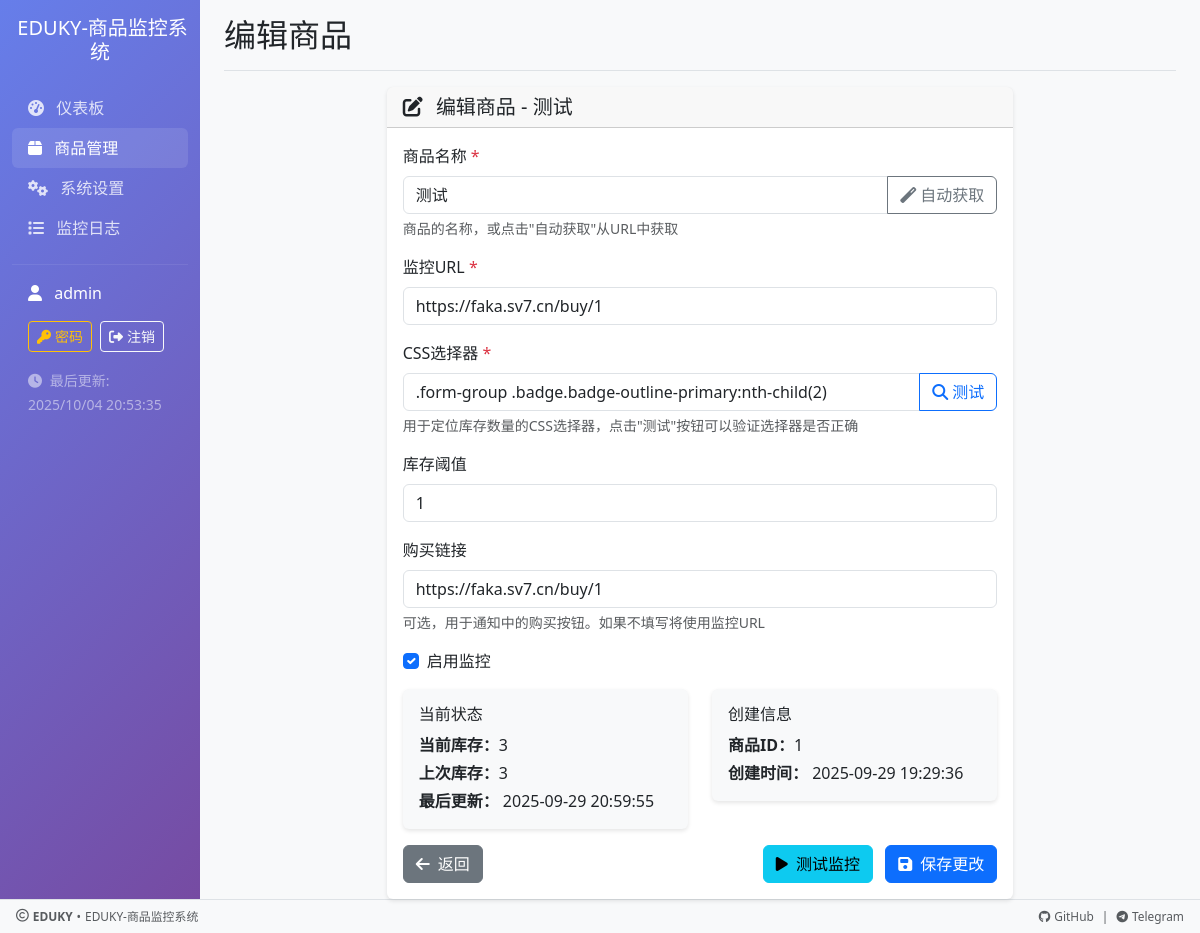
Page /edit_product/1 (signed in) on the committed database.
### main.py (models this page shows, shortened)
class User(db.Model):
    __tablename__ = 'users'
    id = db.Column(db.Integer, primary_key=True)
    username = db.Column(db.String(80), unique=True, nullable=False)
    password_hash = db.Column(db.String(120), nullable=False)
    is_active = db.Column(db.Boolean, default=True)
    created_at = db.Column(db.DateTime, default=lambda: get_internet_time().replace(tzinfo=None))
    last_login = db.Column(db.DateTime)
    must_change_password = db.Column(db.Boolean, default=True)  # 强制修改密码标记

class Product(db.Model):
    __tablename__ = 'products'
    id = db.Column(db.Integer, primary_key=True)
    name = db.Column(db.String(200), nullable=False)
    url = db.Column(db.String(500), nullable=False)
    target_selector = db.Column(db.String(200), nullable=False)
    current_stock = db.Column(db.Integer, default=0)
    last_stock = db.Column(db.Integer, default=0)
    threshold = db.Column(db.Integer, default=1)
    is_active = db.Column(db.Boolean, default=True)
    created_at = db.Column(db.DateTime, default=lambda: get_internet_time().replace(tzinfo=None))
    updated_at = db.Column(db.DateTime, default=lambda: get_internet_time().replace(tzinfo=None))
    buy_url = db.Column(db.String(500))
    version = db.Column(db.Integer, default=1)

### main.py (the view, shortened to what this page needs)
@app.route('/edit_product/<int:id>', methods=['GET', 'POST'])
@login_required
def edit_product(id):
    product = Product.query.get_or_404(id)
    return render_template('edit_product.html', product=product)

### main.py (called while the page is built)
@app.template_filter('china_time')
def china_time_filter(dt):
    if dt is None:
        return ''
    if dt.tzinfo is None:
        dt = pytz.utc.localize(dt)
    china_time = dt.astimezone(CHINA_TZ)
    return china_time.strftime('%Y-%m-%d %H:%M:%S')

### web/templates/edit_product.html (shortened to what this page needs)
{% extends "base.html" %}
{% block page_title %}编辑商品{% endblock %}
{% block content %}
<div class="row justify-content-center">
    <div class="col-lg-8">
        <div class="card">
            <div class="card-header">
                <h5 class="mb-0">
                    <i class="fas fa-edit me-2"></i>
                    编辑商品 - {{ product.name }}
                </h5>
            </div>
            <div class="card-body">
                <form method="POST">
                    <div class="mb-3">
                        <label for="name" class="form-label">商品名称 <span class="text-danger">*</span></label>
                        <div class="input-group">
                            <input type="text" class="form-control" id="name" name="name" value="{{ product.name }}" required>
                            <button type="button" class="btn btn-outline-secondary" id="autoGetName" onclick="autoGetProductName()">
                                <i class="fas fa-magic"></i> 自动获取
                            </button>
                        </div>
                        <div class="form-text">商品的名称，或点击"自动获取"从URL中获取</div>
                    </div>
                    <div class="mb-3">
                        <label for="url" class="form-label">监控URL <span class="text-danger">*</span></label>
                        <input type="url" class="form-control" id="url" name="url" value="{{ product.url }}" required onblur="checkAutoGetName()">
                    </div>
                    <div class="mb-3">
                        <label for="target_selector" class="form-label">CSS选择器 <span class="text-danger">*</span></label>
                        <div class="input-group">
                            <input type="text" class="form-control" id="target_selector" name="target_selector" value="{{ product.target_selector }}" required>
                            <button type="button" class="btn btn-outline-primary" id="testSelector" onclick="testCSSSelector()">
                                <i class="fas fa-search"></i> 测试
                            </button>
                        </div>
                        <div class="form-text">
                            用于定位库存数量的CSS选择器，点击"测试"按钮可以验证选择器是否正确
                        </div>
                    </div>
                    <div class="mb-3">
                        <label for="threshold" class="form-label">库存阈值</label>
                        <input type="number" class="form-control" id="threshold" name="threshold" value="{{ product.threshold }}" min="0">
                    </div>
                    <div class="mb-3">
                        <label for="buy_url" class="form-label">购买链接</label>
                        <input type="url" class="form-control" id="buy_url" name="buy_url" value="{{ product.buy_url or '' }}">
                        <div class="form-text">可选，用于通知中的购买按钮。如果不填写将使用监控URL</div>
                    </div>
                    <div class="mb-3">
                        <div class="form-check">
                            <input class="form-check-input" type="checkbox" id="is_active" name="is_active" {% if product.is_active %}checked{% endif %}>
                            <label class="form-check-label" for="is_active">
                                启用监控
                            </label>
                        </div>
                    </div>
                    <div class="row mb-3">
                        <div class="col-md-6">
                            <div class="card bg-light">
                                <div class="card-body">
                                    <h6 class="card-title">当前状态</h6>
                                    <p class="mb-1"><strong>当前库存：</strong>{{ product.current_stock }}</p>
                                    <p class="mb-1"><strong>上次库存：</strong>{{ product.last_stock }}</p>
                                    <p class="mb-0"><strong>最后更新：</strong>
                                        {% if product.updated_at %}
                                            {{ product.updated_at|china_time }}
                                        {% else %}
                                            从未更新
                                        {% endif %}
                                    </p>
                                </div>
                            </div>
                        </div>
                        <div class="col-md-6">
                            <div class="card bg-light">
                                <div class="card-body">
                                    <h6 class="card-title">创建信息</h6>
                                    <p class="mb-1"><strong>商品ID：</strong>{{ product.id }}</p>
                                    <p class="mb-0"><strong>创建时间：</strong>
                                        {% if product.created_at %}
                                            {{ product.created_at|china_time }}
                                        {% else %}
                                            未知
                                        {% endif %}
                                    </p>
                                </div>
                            </div>
                        </div>
                    </div>
                    <div class="d-flex justify-content-between">
                        <a href="{{ url_for('products') }}" class="btn btn-secondary">
                            <i class="fas fa-arrow-left me-1"></i>
                            返回
                        </a>
                        <div>
                            <button type="button" class="btn btn-info me-2" onclick="testMonitor()">
                                <i class="fas fa-play me-1"></i>
                                测试监控
                            </button>
                            <button type="submit" class="btn btn-primary">
                                <i class="fas fa-save me-1"></i>
                                保存更改
                            </button>
                        </div>
                    </div>
                </form>
            </div>
        </div>
    </div>
</div>
{% endblock %}

### web/templates/base.html (shortened to what this page needs)
<!DOCTYPE html>
<html lang="zh-CN">
<head>
    <link href="https://cdn.bootcdn.net/ajax/libs/bootstrap/5.3.0/css/bootstrap.min.css" rel="stylesheet">
    <link href="https://cdn.bootcdn.net/ajax/libs/font-awesome/6.4.0/css/all.min.css" rel="stylesheet">
    <link href="https://cdn.jsdelivr.net/npm/sweetalert2@11.7.12/dist/sweetalert2.min.css" rel="stylesheet">
</head>
<body>
    <div class="container-fluid main-container">
        <div class="row">
            <nav class="col-md-3 col-lg-2 d-md-block sidebar collapse">
                <div class="position-sticky pt-3">
                    <div class="text-center mb-4">
                        <h5 class="text-white">
                            EDUKY-商品监控系统
                        </h5>
                    </div>
                    <ul class="nav flex-column">
                        <li class="nav-item">
                            <a class="nav-link {% if request.endpoint == 'index' %}active{% endif %}" href="{{ url_for('index') }}">
                                <i class="fas fa-tachometer-alt me-2"></i>
                                仪表板
                            </a>
                        </li>
                        <li class="nav-item">
                            <a class="nav-link {% if request.endpoint in ['products', 'add_product', 'edit_product'] %}active{% endif %}" href="{{ url_for('products') }}">
                                <i class="fas fa-box me-2"></i>
                                商品管理
                            </a>
                        </li>
                        <li class="nav-item">
                            <a class="nav-link {% if request.endpoint == 'settings' %}active{% endif %}" href="{{ url_for('settings') }}">
                                <i class="fas fa-cogs me-2"></i>
                                系统设置
                            </a>
                        </li>
                        <li class="nav-item">
                            <a class="nav-link {% if request.endpoint == 'logs_page' %}active{% endif %}" href="{{ url_for('logs_page') }}">
                                <i class="fas fa-list me-2"></i>
                                监控日志
                            </a>
                        </li>
                    </ul>
                    <hr class="my-3" style="border-color: rgba(255,255,255,0.3);">
                    <div class="px-3 mb-3">
                        <div class="text-white mb-3">
                            <i class="fas fa-user me-2"></i>
                            {{ session.username or 'admin' }}
                        </div>
                        <div class="d-flex gap-2">
                            <button class="btn btn-outline-warning btn-sm" onclick="showChangePasswordModal()" title="修改密码">
                                <i class="fas fa-key me-1"></i>密码
                            </button>
                            <a href="{{ url_for('logout') }}" class="btn btn-outline-light btn-sm" title="注销登录">
                                <i class="fas fa-sign-out-alt me-1"></i>注销
                            </a>
                        </div>
                    </div>
                    <div class="px-3">
                        <small class="text-white-50">
                            <i class="fas fa-clock me-1"></i>
                            最后更新: <span id="lastUpdate"></span>
                        </small>
                    </div>
                </div>
            </nav>
            <main class="col-md-9 ms-sm-auto col-lg-10 px-md-4 content-wrapper">
                <div class="d-flex justify-content-between flex-wrap flex-md-nowrap align-items-center pt-3 pb-2 mb-3 border-bottom">
                    <h1 class="h2">{% block page_title %}仪表板{% endblock %}</h1>
                </div>
                {% block content %}{% endblock %}
            </main>
        </div>
    </div>
    <footer class="bg-light border-top mt-auto py-2">
        <div class="container-fluid px-3">
            <div class="row align-items-center">
                <div class="col-md-8">
                    <small class="text-muted d-flex align-items-center">
                        <i class="far fa-copyright me-1" style="font-size: 0.8rem;"></i>
                        <strong>EDUKY</strong>
                        <span class="mx-1">•</span>
                        EDUKY-商品监控系统
                    </small>
                </div>
                <div class="col-md-4 text-md-end mt-1 mt-md-0">
                    <div class="d-flex justify-content-md-end justify-content-start align-items-center gap-2">
                        <a href="https://github.com/eduky/faka-monitor"
                           target="_blank"
                           class="text-decoration-none text-muted small"
                           title="查看GitHub项目">
                            <i class="fab fa-github me-1"></i>GitHub
                        </a>
                        <span class="text-muted small">|</span>
                        <a href="https://t.me/eduKaiYuan"
                           target="_blank"
                           class="text-decoration-none text-muted small"
                           title="加入Telegram频道">
                            <i class="fab fa-telegram me-1"></i>Telegram
                        </a>
                    </div>
                </div>
            </div>
        </div>
    </footer>
</body>
</html>

### web/templates/base.html (style rules this page uses)
.card { transition: transform 0.2s; border: none; box-shadow: 0 2px 4px rgba(0,0,0,0.1); }
.sidebar { min-height: 100vh; background: linear-gradient(135deg, #667eea 0%, #764ba2 100%); }
.sidebar .nav-link { color: rgba(255,255,255,0.8); transition: all 0.3s; }
.sidebar .nav-link:hover, .sidebar .nav-link.active { color: #fff; background-color: rgba(255,255,255,0.1); border-radius: 0.375rem; }
.content-wrapper { background-color: #f8f9fa; min-height: calc(100vh - 45px); }
body { display: flex; flex-direction: column; min-height: 100vh; }
.main-container { flex: 1; }
footer { margin-top: auto; font-size: 0.85rem; }
footer a { transition: color 0.2s ease; font-size: 0.8rem; }

### rows in the picture
User: username "admin"
Product: name "测试", url "https://faka.sv7.cn/buy/1", target_selector ".form-group .badge.badge-outline-primary:nth-child(2)", threshold "1", buy_url "https://faka.sv7.cn/buy/1", is_active "☑", current_stock "3", last_stock "3", updated_at|china_time "2025-09-29 20:59:55", id "1", created_at|china_time "2025-09-29 19:29:36"
